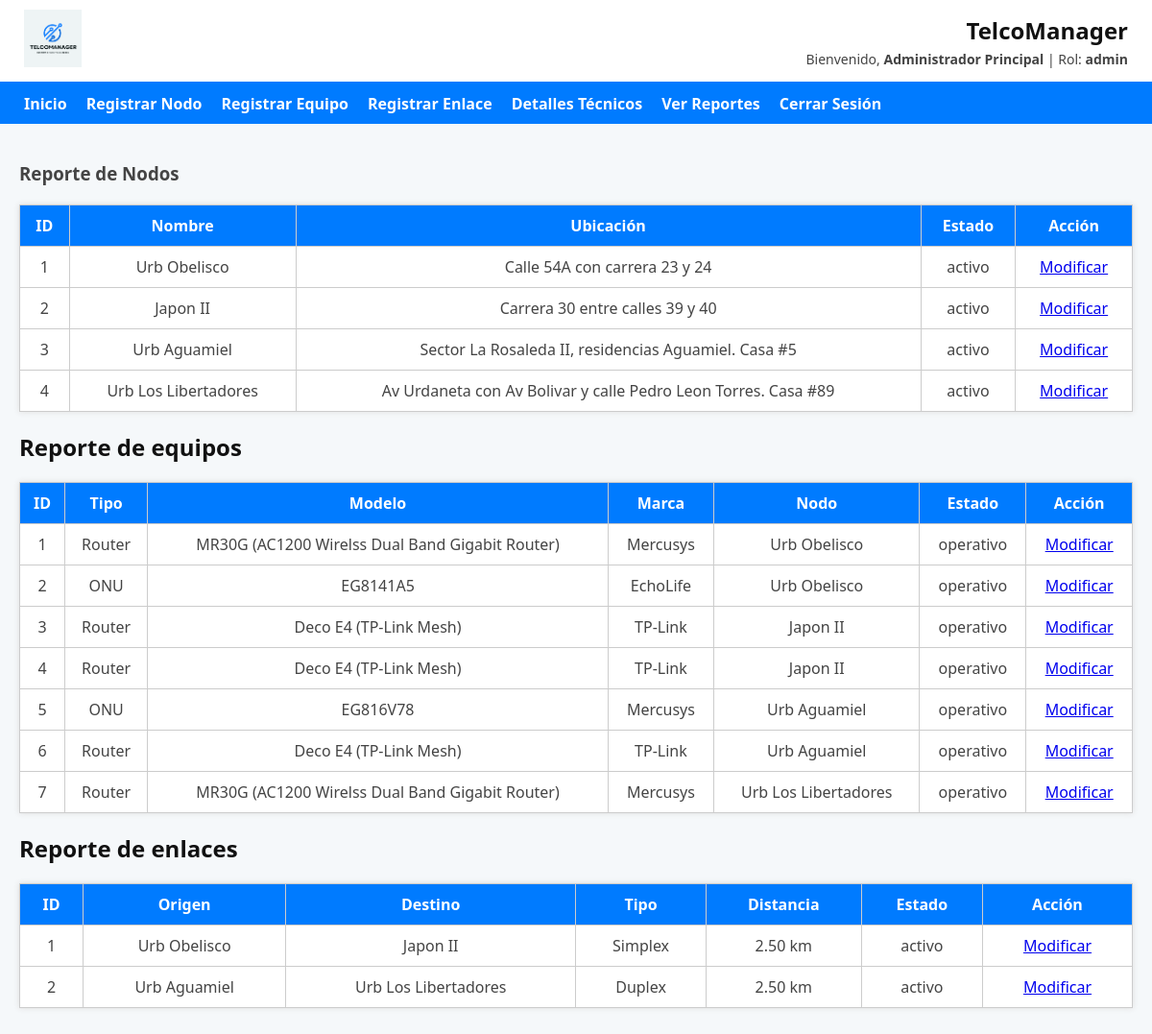
Screenshot of /paginas/ver_reportes.php (signed in) with the database file from the repository.
### tables this page shows
CREATE TABLE `nodos` (
  `id` int(11) NOT NULL,
  `nombre_nodo` varchar(100) NOT NULL,
  `ubicacion` varchar(100) DEFAULT NULL,
  `descripcion` text DEFAULT NULL,
  `estado` enum('activo','inactivo') DEFAULT 'activo'
);

CREATE TABLE `equipos` (
  `id` int(11) NOT NULL,
  `tipo_equipo` varchar(50) DEFAULT NULL,
  `modelo` varchar(50) DEFAULT NULL,
  `marca` varchar(50) DEFAULT NULL,
  `nodo_id` int(11) DEFAULT NULL,
  `estado` enum('operativo','fallando','reemplazo') DEFAULT 'operativo'
);

CREATE TABLE `enlaces` (
  `id` int(11) NOT NULL,
  `nodo_origen_id` int(11) DEFAULT NULL,
  `nodo_destino_id` int(11) DEFAULT NULL,
  `tipo_enlace` varchar(50) DEFAULT NULL,
  `distancia_km` decimal(5,2) DEFAULT NULL,
  `estado` enum('activo','inactivo') DEFAULT 'activo'
);

### paginas/ver_reportes.php (the view, shortened to what this page needs)
<?php
include('../includes/conexion.php');
include('../includes/header.php');
include('../includes/menu.php');
?>
<main>
   <h3>Reporte de Nodos</h3>
<table>
    <thead>
        <tr>
            <th>ID</th>
            <th>Nombre</th>
            <th>Ubicación</th>
            <th>Estado</th>
            <th>Acción</th>
        </tr>
    </thead>
    <tbody>
        <?php
        $consulta_nodos = $conexion->query("SELECT * FROM nodos");
        while ($nodo = $consulta_nodos->fetch_assoc()) {
            echo "<tr>";
            echo "<td>{$nodo['id']}</td>";
            echo "<td>{$nodo['nombre_nodo']}</td>";
            echo "<td>{$nodo['ubicacion']}</td>";
            echo "<td>{$nodo['estado']}</td>";
            echo "<td><a href='modificar_nodo.php?id={$nodo['id']}'>Modificar</a></td>";
            echo "</tr>";
        }
        ?>
    </tbody>
</table>
<h2>Reporte de equipos</h2>
<table>
    <tr>
        <th>ID</th><th>Tipo</th><th>Modelo</th><th>Marca</th><th>Nodo</th><th>Estado</th><th>Acción</th>
    </tr>
    <?php
    $equipos = $conexion->query("SELECT e.*, n.nombre_nodo FROM equipos e
                                 JOIN nodos n ON e.nodo_id = n.id");
    while ($fila = $equipos->fetch_assoc()) {
        echo "<tr>
                <td>{$fila['id']}</td>
                <td>{$fila['tipo_equipo']}</td>
                <td>{$fila['modelo']}</td>
                <td>{$fila['marca']}</td>
                <td>{$fila['nombre_nodo']}</td>
                <td>{$fila['estado']}</td>";
        if ($_SESSION['rol'] == 'admin') {
            echo "<td><a href='modificar_equipo.php?id={$fila['id']}'>Modificar</a></td>";
        } else {
            echo "<td>-</td>";
        }
        echo "</tr>";
    }
    ?>
</table>
    <h2>Reporte de enlaces</h2>
<table>
    <tr>
        <th>ID</th><th>Origen</th><th>Destino</th><th>Tipo</th><th>Distancia</th><th>Estado</th><th>Acción</th>
    </tr>
    <?php
    $enlaces = $conexion->query("SELECT e.*, n1.nombre_nodo AS origen, n2.nombre_nodo AS destino
                                 FROM enlaces e
                                 JOIN nodos n1 ON e.nodo_origen_id = n1.id
                                 JOIN nodos n2 ON e.nodo_destino_id = n2.id");
    while ($fila = $enlaces->fetch_assoc()) {
        echo "<tr>
                <td>{$fila['id']}</td>
                <td>{$fila['origen']}</td>
                <td>{$fila['destino']}</td>
                <td>{$fila['tipo_enlace']}</td>
                <td>{$fila['distancia_km']} km</td>
                <td>{$fila['estado']}</td>";
        if ($_SESSION['rol'] == 'admin') {
            echo "<td><a href='modificar_enlace.php?id={$fila['id']}'>Modificar</a></td>";
        } else {
            echo "<td>-</td>";
        }
        echo "</tr>";
    }
    ?>
</table>
</main>
</body>
</html>

### css/estilos.css (style rules this page uses)
:root { --azul: #007BFF; --gris-fondo: #f5f8fa; --negro: #111111; --gris-texto: #444444; }
body { font-family: 'Segoe UI', sans-serif; margin: 0; padding: 0; background-color: var(--gris-fondo); color: var(--gris-texto); }
h1, h2 { color: var(--negro); }
main { padding: 20px; }
table { width: 100%; border-collapse: collapse; margin: 20px 0; background: white; box-shadow: 0 0 6px #ddd; }
th, td { padding: 10px; border: 1px solid #ccc; text-align: center; }
th { background-color: var(--azul); color: white; }

### rows the page displays
nodos: id "1", nombre_nodo "Urb Obelisco", ubicacion "Calle 54A con carrera 23 y 24", estado "activo"
nodos: id "2", nombre_nodo "Japon II", ubicacion "Carrera 30 entre calles 39 y 40", estado "activo"
nodos: id "3", nombre_nodo "Urb Aguamiel", ubicacion "Sector La Rosaleda II, residencias Aguamiel. Casa #5", estado "activo"
nodos: id "4", nombre_nodo "Urb Los Libertadores", ubicacion "Av Urdaneta con Av Bolivar y calle Pedro Leon Torres. Casa #89", estado "activo"
equipos: id "1", tipo_equipo "Router", modelo "MR30G (AC1200 Wirelss Dual Band Gigabit Router)", marca "Mercusys", nodo.nombre_nodo "Urb Obelisco", estado "operativo"
equipos: id "2", tipo_equipo "ONU", modelo "EG8141A5", marca "EchoLife", nodo.nombre_nodo "Urb Obelisco", estado "operativo"
equipos: id "3", tipo_equipo "Router", modelo "Deco E4 (TP-Link Mesh)", marca "TP-Link", nodo.nombre_nodo "Japon II", estado "operativo"
equipos: id "4", tipo_equipo "Router", modelo "Deco E4 (TP-Link Mesh)", marca "TP-Link", nodo.nombre_nodo "Japon II", estado "operativo"
equipos: id "5", tipo_equipo "ONU", modelo "EG816V78", marca "Mercusys", nodo.nombre_nodo "Urb Aguamiel", estado "operativo"
equipos: id "6", tipo_equipo "Router", modelo "Deco E4 (TP-Link Mesh)", marca "TP-Link", nodo.nombre_nodo "Urb Aguamiel", estado "operativo"
equipos: id "7", tipo_equipo "Router", modelo "MR30G (AC1200 Wirelss Dual Band Gigabit Router)", marca "Mercusys", nodo.nombre_nodo "Urb Los Libertadores", estado "operativo"
enlaces: id "1", nodo_origen.nombre_nodo "Urb Obelisco", nodo_destino.nombre_nodo "Japon II", tipo_enlace "Simplex", distancia_km "2.50", estado "activo"
enlaces: id "2", nodo_origen.nombre_nodo "Urb Aguamiel", nodo_destino.nombre_nodo "Urb Los Libertadores", tipo_enlace "Duplex", distancia_km "2.50", estado "activo"

### other values shown
$_SESSION['nombre'] "Administrador Principal"
$_SESSION['rol'] "admin"
